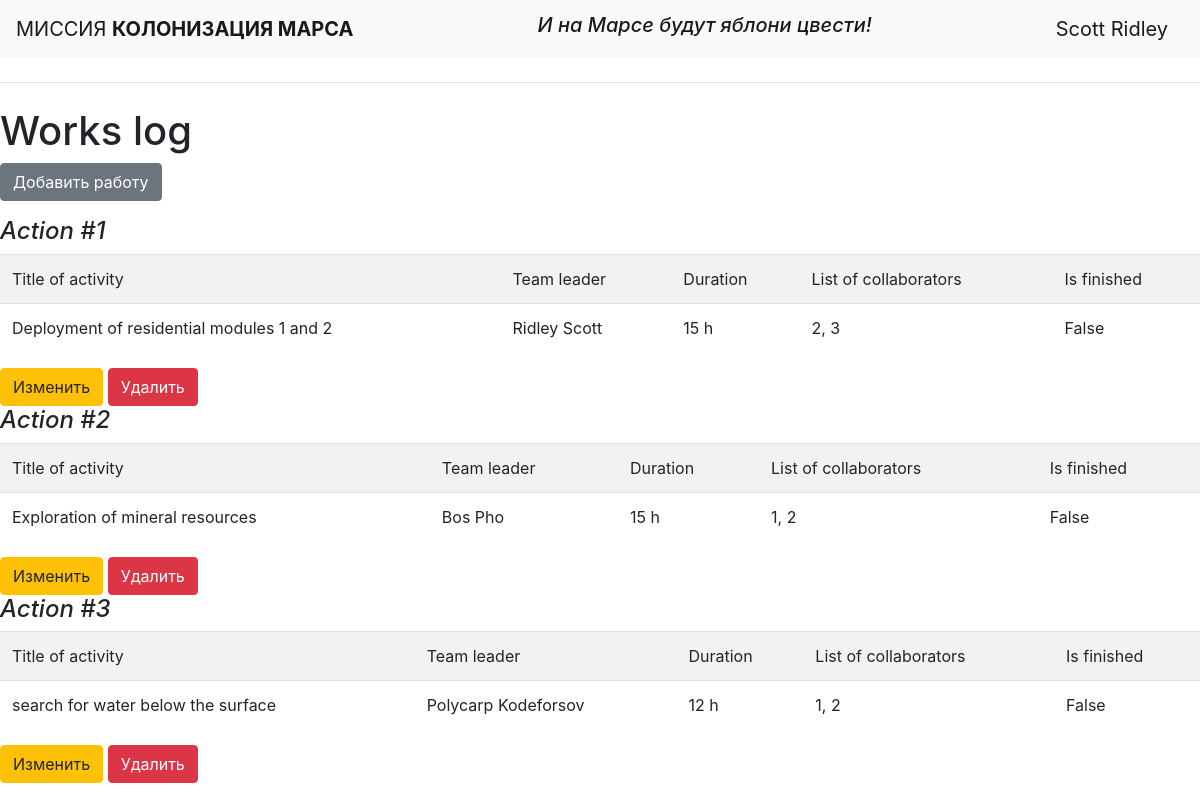
The page / (signed in) on the database its author committed.
### data/users.py (models this page shows, shortened)
class User(SqlAlchemyBase, UserMixin):
    __tablename__ = 'users'
    id = sqlalchemy.Column(sqlalchemy.Integer, primary_key=True, autoincrement=True)
    surname = sqlalchemy.Column(sqlalchemy.String)
    name = sqlalchemy.Column(sqlalchemy.String)
    age = sqlalchemy.Column(sqlalchemy.Integer)
    position = sqlalchemy.Column(sqlalchemy.String)
    speciality = sqlalchemy.Column(sqlalchemy.String)
    address = sqlalchemy.Column(sqlalchemy.String)
    email = sqlalchemy.Column(sqlalchemy.String, unique=True)
    hashed_password = sqlalchemy.Column(sqlalchemy.String)
    modified_date = sqlalchemy.Column(sqlalchemy.DateTime, default=datetime.datetime.now)

### data/jobs.py (models this page shows)
class Jobs(SqlAlchemyBase):
    __tablename__ = 'jobs'
    id = sqlalchemy.Column(sqlalchemy.Integer, primary_key=True, autoincrement=True)
    team_leader = sqlalchemy.Column(sqlalchemy.Integer)
    job = sqlalchemy.Column(sqlalchemy.String)
    work_size = sqlalchemy.Column(sqlalchemy.Integer)
    collaborators = sqlalchemy.Column(sqlalchemy.String)
    start_date = sqlalchemy.Column(sqlalchemy.DateTime, default=datetime.datetime.now)
    end_date = sqlalchemy.Column(sqlalchemy.DateTime)
    is_finished = sqlalchemy.Column(sqlalchemy.Boolean)

### main.py (the view)
@app.route("/")
def index():
    db_sess = db_session.create_session()
    return render_template("index.html", jobs=db_sess.query(Jobs), users=db_sess.query(User))

### data/db_session.py (called while the page is built)
def create_session() -> Session:
    global __factory
    return __factory()

### main.py (called while the page is built)
@login_manager.user_loader
def load_user(user_id):
    db_sess = db_session.create_session()
    return db_sess.query(User).get(user_id)

### templates/index.html
{% extends "base.html" %}
{% block content %}
<h1>Works log</h1>
{% if current_user.is_authenticated %}
<p><a href="addjob" class="btn btn-secondary">Добавить работу</a></p>
{% endif %}
{% for job in jobs%}
<h4><i>Action #{{job.id}}</i></h4>
<table class="table table-striped">
    <tr>
        <td>Title of activity</td>
        <td>Team leader</td>
        <td>Duration</td>
        <td>List of collaborators</td>
        <td>Is finished</td>
    </tr>
    <tr>
        <td>{{job.job}}</td>
        <td>{{users[job.team_leader - 1].name}} {{users[job.team_leader - 1].surname}}</td>
        <td>{{job.work_size}} h</td>
        <td>{{job.collaborators}}</td>
        <td>{{job.is_finished}}</td>
    </tr>
</table>
{% if current_user.is_authenticated and current_user.id in (job.team_leader, 1)%}
    <div>
        <a href="/jobs/{{ job.id }}" class="btn btn-warning">
            Изменить
        </a>
        <a href="/deletejob/{{ job.id }}" class="btn btn-danger">
            Удалить
        </a>
    </div>
{% endif %}
{% endfor %}
{% endblock %}

### templates/base.html (shortened to what this page needs)
<!DOCTYPE html>
<html lang="en">
<head>
    <link rel="stylesheet"
          href="https://stackpath.bootstrapcdn.com/bootstrap/4.4.1/css/bootstrap.min.css"
>
</head>
<body>
<header>
    <nav class="navbar navbar-light bg-light">
        <a class="navbar-brand" href="#">МИССИЯ <b>КОЛОНИЗАЦИЯ МАРСА</b></a>
        <h4><i><a class="navbar-brand" href="#">И на Марсе будут яблони цвести!</a></i></h4>
        {% if current_user.is_authenticated %}
        <a class="navbar-brand" href="/logout">{{ current_user.surname }} {{ current_user.name }}</a>
        {% else %}
        <p>
            <a class="btn btn-primary " href="/register">Зарегистрироваться</a>
            <a class="btn btn-success" href="/login">Войти</a>
        </p>
        {% endif %}
    </nav>
</header>
</body>
<hr class="my-4">
{% block content %}{% endblock %}
</html>

### rows shown on the page
User: surname "Scott", name "Ridley"
Jobs: id "1", job "Deployment of residential modules 1 and 2", team_leader.name "Ridley", team_leader.surname "Scott", work_size "15", collaborators "2, 3", is_finished "False"
Jobs: id "2", job "Exploration of mineral resources", team_leader.name "Bos", team_leader.surname "Pho", work_size "15", collaborators "1, 2", is_finished "False"
Jobs: id "3", job "search for water below the surface", team_leader.name "Polycarp", team_leader.surname "Kodeforsov", work_size "12", collaborators "1, 2", is_finished "False"
